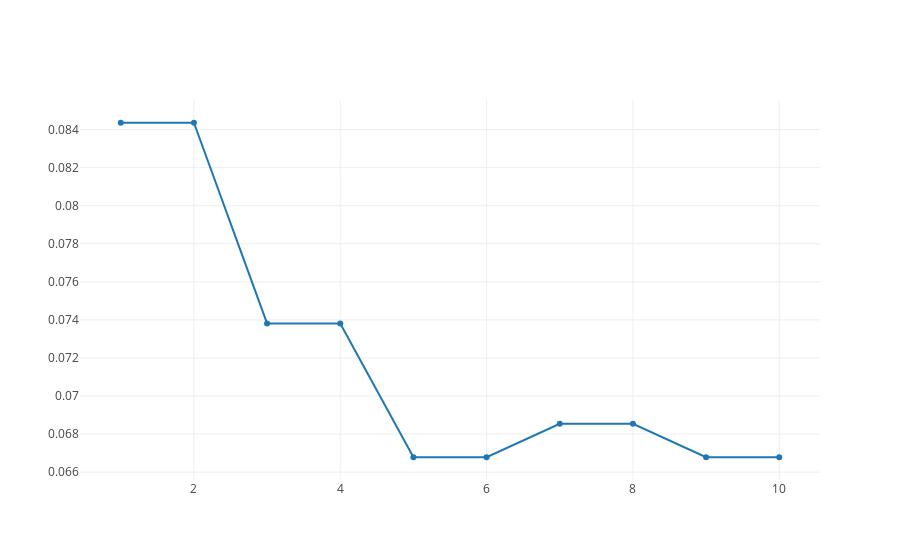

Notebook code cell kept with this figure:
### Code cell
cancer_knn_plot = go.Scatter(
    y = cancer_knn_loos,
    x = rang,
    mode = 'lines+markers',
    name = 'lines+markers'
)

plotly.offline.iplot([cancer_knn_plot], filename='line-mode')

### Figure 1 — Plotly figure (JSON) as saved in the notebook; plotly's stock layout.template omitted (floating-point values rounded to 4 significant figures)
{"data": [{"mode": "lines+markers", "name": "lines+markers", "type": "scatter", "uid": "2bf3b7cc-1164-4bd3-8e4c-2eda8b8b5fa3", "x": [1, 2, 3, 4, 5, 6, 7, 8, 9, 10], "y": [0.08436, 0.08436, 0.07381, 0.07381, 0.06678, 0.06678, 0.06854, 0.06854, 0.06678, 0.06678]}], "layout": {}}
